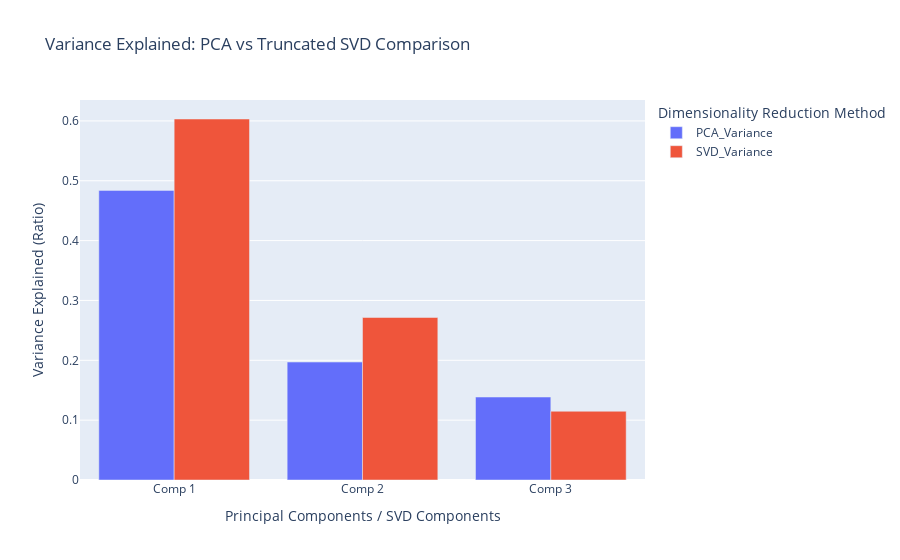

Notebook code for this chart:
### Code cell
# COMPREHENSIVE COMPARISON OF FEATURE REDUCTION METHODS
# Compare Feature Selection, PCA, and Truncated SVD results

print("\n=== COMPREHENSIVE FEATURE REDUCTION COMPARISON ===")

# Step 1: Create comparison summary
methods_comparison = {
    'Method': ['Feature Selection', 'PCA', 'Truncated SVD'],
    'Technique': ['Statistical Selection', 'Linear Transformation', 'Matrix Decomposition'],
    'Variance Retained': [
        'N/A (selects features)', 
        f'{total_variance_retained:.3f} ({total_variance_retained*100:.1f}%)',
        f'{svd_total_variance:.3f} ({svd_total_variance*100:.1f}%)'
    ],
    'Output Dimensions': [k_features, k_features, k_features],
    'Interpretability': ['High (original features)', 'Medium (linear combinations)', 'Medium (linear combinations)']
}

comparison_df = pd.DataFrame(methods_comparison)
print("Summary of dimensionality reduction methods:")
print(comparison_df.to_string(index=False))

# Step 2: Visualize variance retention comparison
print(f"\n=== VARIANCE RETENTION COMPARISON ===")

# Create variance comparison chart
variance_data = pd.DataFrame({
    'Component': [f'Comp {i+1}' for i in range(k_features)],
    'PCA_Variance': explained_variance_ratio,
    'SVD_Variance': svd_explained_variance_ratio
})

fig_var_comp = px.bar(
    variance_data,
    x='Component',
    y=['PCA_Variance', 'SVD_Variance'],
    title='Variance Explained: PCA vs Truncated SVD Comparison',
    labels={'value': 'Variance Explained', 'variable': 'Method'},
    barmode='group'
)

fig_var_comp.update_layout(
    xaxis_title="Principal Components / SVD Components",
    yaxis_title="Variance Explained (Ratio)",
    legend_title="Dimensionality Reduction Method"
)

fig_var_comp.show()

# Step 3: Create 2D scatter plots comparing different methods
# This helps visualize how different methods separate the classes

fig_scatter_comp = make_subplots(
    rows=1, cols=3,
    subplot_titles=('Selected Features (First 2)', 'PCA (PC1 vs PC2)', 'SVD (SVD1 vs SVD2)'),
    specs=[[{"secondary_y": False}, {"secondary_y": False}, {"secondary_y": False}]]
)

# Selected features scatter plot (use first 2 selected features)
selected_cols = [col for col, selected in zip(X.columns, selected_features_mask) if selected]
fig_scatter_comp.add_trace(
    go.Scatter(
        x=X[selected_cols[0]],
        y=X[selected_cols[1]],
        mode='markers',
        marker=dict(color=y, colorscale='Viridis', size=6),
        name='Feature Selection',
        showlegend=False
    ),
    row=1, col=1
)

# PCA scatter plot
fig_scatter_comp.add_trace(
    go.Scatter(
        x=X_pca[:, 0],
        y=X_pca[:, 1],
        mode='markers',
        marker=dict(color=y, colorscale='Viridis', size=6),
        name='PCA',
        showlegend=False
    ),
    row=1, col=2
)

# SVD scatter plot
fig_scatter_comp.add_trace(
    go.Scatter(
        x=X_tsvd[:, 0],
        y=X_tsvd[:, 1],
        mode='markers',
        marker=dict(color=y, colorscale='Viridis', size=6),
        name='Truncated SVD',
        showlegend=False
    ),
    row=1, col=3
)

# Update axes labels
fig_scatter_comp.update_xaxes(title_text=selected_cols[0], row=1, col=1)
fig_scatter_comp.update_yaxes(title_text=selected_cols[1], row=1, col=1)
fig_scatter_comp.update_xaxes(title_text="First Principal Component", row=1, col=2)
fig_scatter_comp.update_yaxes(title_text="Second Principal Component", row=1, col=2)
fig_scatter_comp.update_xaxes(title_text="First SVD Component", row=1, col=3)
fig_scatter_comp.update_yaxes(title_text="Second SVD Component", row=1, col=3)

fig_scatter_comp.update_layout(
    title_text="Class Separation: Feature Selection vs PCA vs Truncated SVD",
    height=400
)

fig_scatter_comp.show()

# Step 4: Final performance summary
print(f"\n=== FINAL PERFORMANCE SUMMARY ===")
print(f"All methods successfully reduced dimensionality to {k_features} components")
print(f"✓ Feature Selection: Retained most predictive original features")
print(f"✓ PCA: Retained {total_variance_retained*100:.1f}% of total variance")
print(f"✓ Truncated SVD: Retained {svd_total_variance*100:.1f}% of total variance")
print(f"Feature engineering analysis completed successfully!")

print(f"\n=== RECOMMENDATIONS ===")
if total_variance_retained > svd_total_variance:
    print("• PCA retains more variance and may be preferable for this dataset")
else:
    print("• Truncated SVD retains more variance and may be preferable for this dataset")
print("• Feature Selection provides most interpretable results")
print("• All methods successfully reduce computational complexity while preserving information")

### Figure 1 — Plotly figure (JSON) as saved in the notebook; plotly's stock layout.template omitted (floating-point values rounded to 4 significant figures)
{"data": [{"alignmentgroup": "True", "hovertemplate": "Method=PCA_Variance<br>Component=%{x}<br>Variance Explained=%{y}<extra></extra>", "legendgroup": "PCA_Variance", "marker": {"color": "#636efa", "pattern": {"shape": ""}}, "name": "PCA_Variance", "offsetgroup": "PCA_Variance", "orientation": "v", "showlegend": true, "textposition": "auto", "type": "bar", "x": ["Comp 1", "Comp 2", "Comp 3"], "xaxis": "x", "y": [0.4839, 0.1971, 0.1387], "yaxis": "y"}, {"alignmentgroup": "True", "hovertemplate": "Method=SVD_Variance<br>Component=%{x}<br>Variance Explained=%{y}<extra></extra>", "legendgroup": "SVD_Variance", "marker": {"color": "#EF553B", "pattern": {"shape": ""}}, "name": "SVD_Variance", "offsetgroup": "SVD_Variance", "orientation": "v", "showlegend": true, "textposition": "auto", "type": "bar", "x": ["Comp 1", "Comp 2", "Comp 3"], "xaxis": "x", "y": [0.6032, 0.2716, 0.1149], "yaxis": "y"}], "layout": {"barmode": "group", "legend": {"title": {"text": "Dimensionality Reduction Method"}, "tracegroupgap": 0}, "title": {"text": "Variance Explained: PCA vs Truncated SVD Comparison"}, "xaxis": {"anchor": "y", "domain": [0, 1], "title": {"text": "Principal Components / SVD Components"}}, "yaxis": {"anchor": "x", "domain": [0, 1], "title": {"text": "Variance Explained (Ratio)"}}}}
